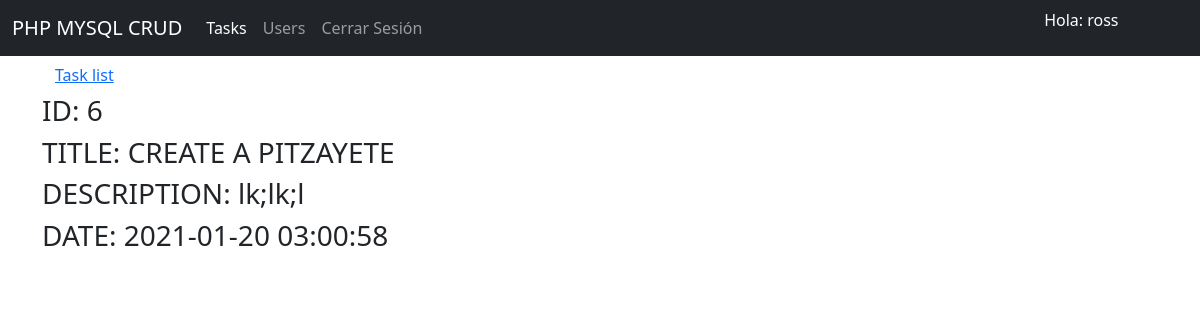
The app's page /task/show.php?id=6 (signed in) with its own data.
### tables this page shows
CREATE TABLE `task` (
  `id` int(11) NOT NULL,
  `title` varchar(255) NOT NULL,
  `description` text NOT NULL,
  `created_at` timestamp NOT NULL DEFAULT current_timestamp(),
  `user_id` int(11) DEFAULT NULL
);

### task/show.php (the view, shortened to what this page needs)
<?php
    include("../util/db.php")
?>
<?php
    if (isset($_GET["id"])) {
        $query = " SELECT * FROM `task` WHERE id= ". $_GET["id"];
        $response = mysqli_query($conn, $query);
        $item = mysqli_fetch_array($response);
    }
?>
<?php include("../includes/header.php") ?>
<div class="container">
    <a class="btn btn-link link" href="./index.php">Task list</a>
        <h3>ID: <?php echo $item["id"]; ?> </h3>
        <h3>TITLE: <?php echo $item["title"]; ?> </h3>
        <h3>DESCRIPTION: <?php echo $item["description"]; ?> </h3>
        <h3>DATE: <?php echo $item["created_at"]; ?> </h3>
</div>
</body>
</html>

### records on screen
task: id "6", title "CREATE A PITZAYETE", description "lk;lk;l", created_at "2021-01-20 03:00:58"

### other values on screen
$_SESSION['username'] "ross"
